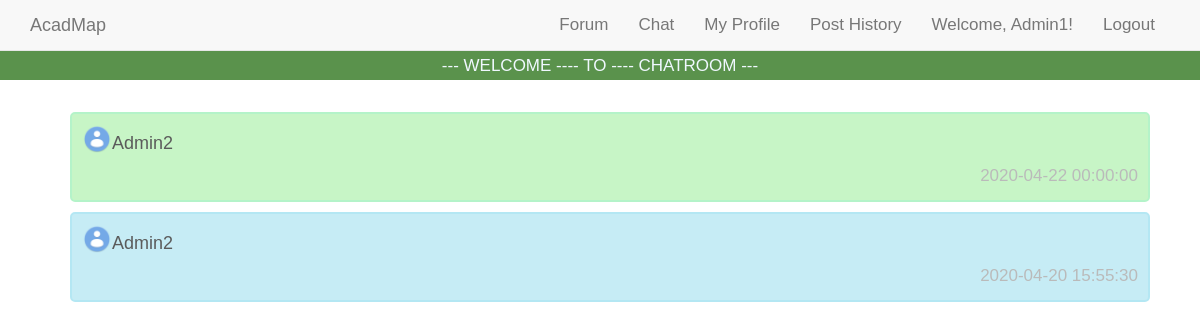
/chat_related/chat_messages.php (signed in), run on an earlier commit of the app's database.
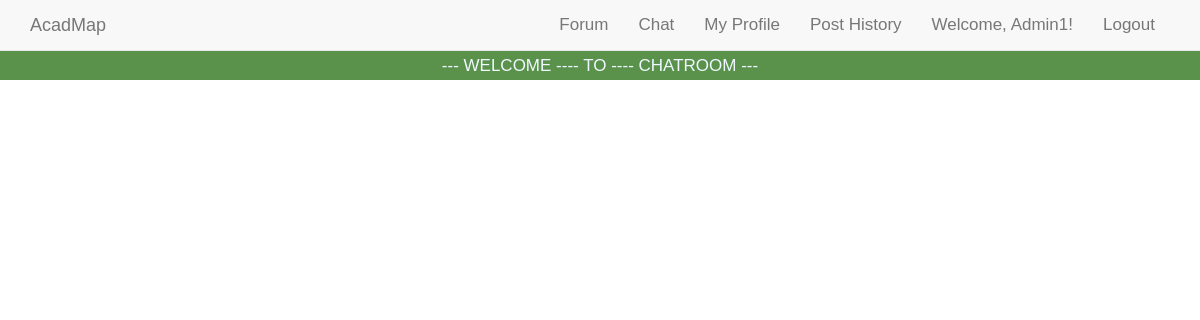
And on a later commit of the database.
### tables this page shows
CREATE TABLE `chatroom` (
  `chatroom_id` int(8) UNSIGNED NOT NULL,
  `user_id` int(8) UNSIGNED NOT NULL,
  `opponent_id` int(8) UNSIGNED NOT NULL,
  `last_message_time` timestamp NULL DEFAULT NULL,
  `opponent_picture` varchar(200) DEFAULT NULL,
  `consultroom` tinyint(1) NOT NULL DEFAULT 0,
  `hv_consult` tinyint(1) NOT NULL DEFAULT 0
);

CREATE TABLE `user` (
  `user_id` int(8) UNSIGNED NOT NULL,
  `username` varchar(16) NOT NULL,
  `password` varchar(16) NOT NULL,
  `verify_code` varchar(8) NOT NULL DEFAULT 'pokemon!',
  `email_address` varchar(320) NOT NULL
);

### chat_related/chat_messages.php (the view, shortened to what this page needs)
<html>
<head>
<link rel="stylesheet" href="../css/bootstrap.min.css">
<link rel="stylesheet" href="../css/chat_msg.css">
<link rel="stylesheet" href="../css/main.css">
</head>
<body>
<?
include("../navbar.php");
?>
<div class="header1">
  <p>--- WELCOME ---- TO ---- CHATROOM ---</p>
</div>
<div class="content1">
<?php
  $myid = $_SESSION["user_id"];
  $servername = "localhost";
  $username = "root";
  $password = "";
  $conn = new mysqli($servername, $username, $password, 'AcadMap');
  $sql = "SELECT * FROM chatroom WHERE (user_id=$myid OR opponent_id=$myid) ORDER BY last_message_time DESC";
  $Result = mysqli_query($conn,$sql);
  $col = mysqli_num_rows($Result);
  if($col>0){
    for ($x = 0; $x < $col; $x++) {
      $info = mysqli_fetch_array($Result);
      if($info['user_id']==$myid){
        $oppoid = $info['opponent_id'];
      }
      else{
        $oppoid = $info['user_id'];
      }
      $sql2 = "SELECT * FROM user WHERE user_id=$oppoid";
      $Result2 = mysqli_query($conn,$sql2);
      $info2 = mysqli_fetch_array($Result2);
      $rmid = $info['chatroom_id'];
      if($info['consultroom']!=0){
        echo "<div id=$rmid class='cscontainer1' onclick=\"window.location.href='cschatrooms.php?id=$rmid'\">
              <img class='avatarname' src='../assets/avatar.png' alt='Avatar' height='30' width='30'>
              <h4> ".$info2['username']."</h4>
              <span class='time-right'>".$info['last_message_time']."</span>
              </div>";
      }
      else{
        echo "<div id=$rmid class='container1' onclick=\"window.location.href='chatrooms.php?id=$rmid'\">
              <img class='avatarname' src='../assets/avatar.png' alt='Avatar' height='30' width='30'>
              <h4> ".$info2['username']."</h4>
              <span class='time-right'>".$info['last_message_time']."</span>
              </div>";
      }
    }
  }
?>
</div>
</body>
</html>

What changed in the data, as far as the page shows it:
removed chatroom: consultroom 1 (drawn), opponent.username "Admin2", last_message_time "2020-04-22 00:00:00"
removed chatroom: consultroom 0 (drawn), opponent.username "Admin2", last_message_time "2020-04-20 15:55:30"
